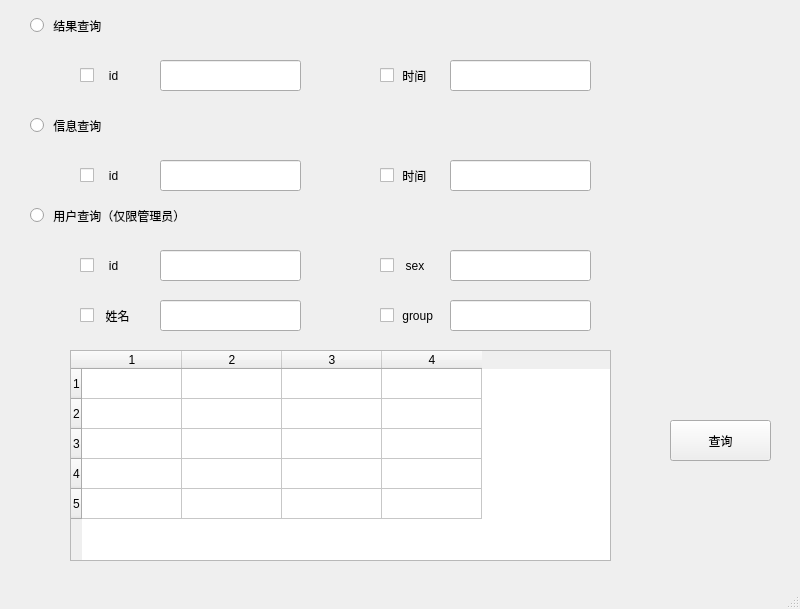
<?xml version="1.0" encoding="UTF-8"?>
<ui version="4.0">
 <class>MainWindow</class>
 <widget class="QMainWindow" name="MainWindow">
  <property name="geometry">
   <rect>
    <x>0</x>
    <y>0</y>
    <width>800</width>
    <height>609</height>
   </rect>
  </property>
  <property name="windowTitle">
   <string>MainWindow</string>
  </property>
  <widget class="QWidget" name="centralwidget">
   <widget class="QTableWidget" name="tableWidget">
    <property name="geometry">
     <rect>
      <x>70</x>
      <y>350</y>
      <width>541</width>
      <height>211</height>
     </rect>
    </property>
    <property name="rowCount">
     <number>5</number>
    </property>
    <property name="columnCount">
     <number>4</number>
    </property>
    <row/>
    <row/>
    <row/>
    <row/>
    <row/>
    <column/>
    <column/>
    <column/>
    <column/>
   </widget>
   <widget class="QRadioButton" name="radioButton">
    <property name="geometry">
     <rect>
      <x>30</x>
      <y>10</y>
      <width>121</width>
      <height>31</height>
     </rect>
    </property>
    <property name="text">
     <string> 结果查询</string>
    </property>
   </widget>
   <widget class="QRadioButton" name="radioButton_2">
    <property name="geometry">
     <rect>
      <x>30</x>
      <y>110</y>
      <width>121</width>
      <height>31</height>
     </rect>
    </property>
    <property name="text">
     <string> 信息查询</string>
    </property>
   </widget>
   <widget class="QCheckBox" name="checkBox">
    <property name="geometry">
     <rect>
      <x>80</x>
      <y>60</y>
      <width>101</width>
      <height>31</height>
     </rect>
    </property>
    <property name="text">
     <string>   id</string>
    </property>
   </widget>
   <widget class="QLineEdit" name="lineEdit">
    <property name="geometry">
     <rect>
      <x>160</x>
      <y>60</y>
      <width>141</width>
      <height>31</height>
     </rect>
    </property>
   </widget>
   <widget class="QLineEdit" name="lineEdit_2">
    <property name="geometry">
     <rect>
      <x>450</x>
      <y>60</y>
      <width>141</width>
      <height>31</height>
     </rect>
    </property>
   </widget>
   <widget class="QCheckBox" name="checkBox_2">
    <property name="geometry">
     <rect>
      <x>380</x>
      <y>60</y>
      <width>101</width>
      <height>31</height>
     </rect>
    </property>
    <property name="text">
     <string> 时间</string>
    </property>
   </widget>
   <widget class="QLineEdit" name="lineEdit_3">
    <property name="geometry">
     <rect>
      <x>160</x>
      <y>250</y>
      <width>141</width>
      <height>31</height>
     </rect>
    </property>
   </widget>
   <widget class="QCheckBox" name="checkBox_3">
    <property name="geometry">
     <rect>
      <x>80</x>
      <y>250</y>
      <width>101</width>
      <height>31</height>
     </rect>
    </property>
    <property name="text">
     <string>   id</string>
    </property>
   </widget>
   <widget class="QRadioButton" name="radioButton_3">
    <property name="geometry">
     <rect>
      <x>30</x>
      <y>200</y>
      <width>191</width>
      <height>31</height>
     </rect>
    </property>
    <property name="text">
     <string> 用户查询（仅限管理员）</string>
    </property>
   </widget>
   <widget class="QLineEdit" name="lineEdit_4">
    <property name="geometry">
     <rect>
      <x>450</x>
      <y>250</y>
      <width>141</width>
      <height>31</height>
     </rect>
    </property>
   </widget>
   <widget class="QCheckBox" name="checkBox_4">
    <property name="geometry">
     <rect>
      <x>380</x>
      <y>250</y>
      <width>101</width>
      <height>31</height>
     </rect>
    </property>
    <property name="text">
     <string>  sex</string>
    </property>
   </widget>
   <widget class="QPushButton" name="search">
    <property name="geometry">
     <rect>
      <x>670</x>
      <y>420</y>
      <width>101</width>
      <height>41</height>
     </rect>
    </property>
    <property name="text">
     <string>查询</string>
    </property>
   </widget>
   <widget class="QCheckBox" name="checkBox_5">
    <property name="geometry">
     <rect>
      <x>380</x>
      <y>300</y>
      <width>101</width>
      <height>31</height>
     </rect>
    </property>
    <property name="text">
     <string> group</string>
    </property>
   </widget>
   <widget class="QLineEdit" name="lineEdit_5">
    <property name="geometry">
     <rect>
      <x>160</x>
      <y>300</y>
      <width>141</width>
      <height>31</height>
     </rect>
    </property>
   </widget>
   <widget class="QLineEdit" name="lineEdit_6">
    <property name="geometry">
     <rect>
      <x>450</x>
      <y>300</y>
      <width>141</width>
      <height>31</height>
     </rect>
    </property>
   </widget>
   <widget class="QCheckBox" name="checkBox_6">
    <property name="geometry">
     <rect>
      <x>80</x>
      <y>300</y>
      <width>101</width>
      <height>31</height>
     </rect>
    </property>
    <property name="text">
     <string>  姓名</string>
    </property>
   </widget>
   <widget class="QCheckBox" name="checkBox_7">
    <property name="geometry">
     <rect>
      <x>380</x>
      <y>160</y>
      <width>101</width>
      <height>31</height>
     </rect>
    </property>
    <property name="text">
     <string> 时间</string>
    </property>
   </widget>
   <widget class="QLineEdit" name="lineEdit_7">
    <property name="geometry">
     <rect>
      <x>160</x>
      <y>160</y>
      <width>141</width>
      <height>31</height>
     </rect>
    </property>
   </widget>
   <widget class="QLineEdit" name="lineEdit_8">
    <property name="geometry">
     <rect>
      <x>450</x>
      <y>160</y>
      <width>141</width>
      <height>31</height>
     </rect>
    </property>
   </widget>
   <widget class="QCheckBox" name="checkBox_8">
    <property name="geometry">
     <rect>
      <x>80</x>
      <y>160</y>
      <width>101</width>
      <height>31</height>
     </rect>
    </property>
    <property name="text">
     <string>   id</string>
    </property>
   </widget>
  </widget>
  <widget class="QMenuBar" name="menubar">
   <property name="geometry">
    <rect>
     <x>0</x>
     <y>0</y>
     <width>800</width>
     <height>26</height>
    </rect>
   </property>
  </widget>
  <widget class="QStatusBar" name="statusbar"/>
 </widget>
 <resources/>
 <connections/>
</ui>
